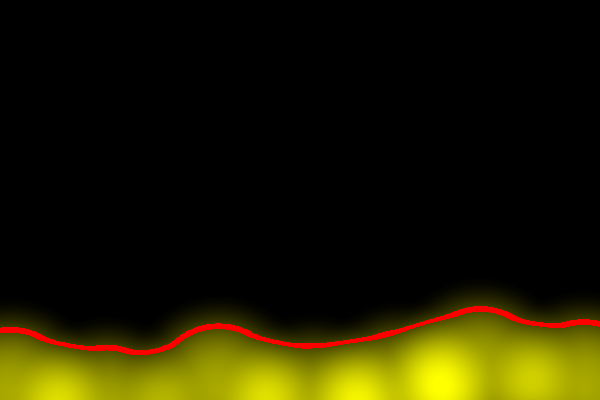
Frame 1 (no input)
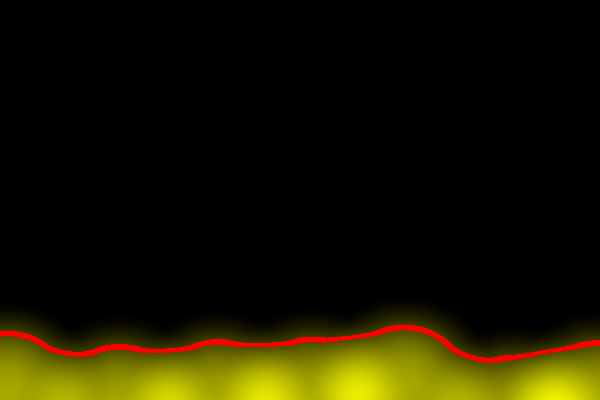
Frame 60 (the mouse pressed at the canvas centre just before this capture)
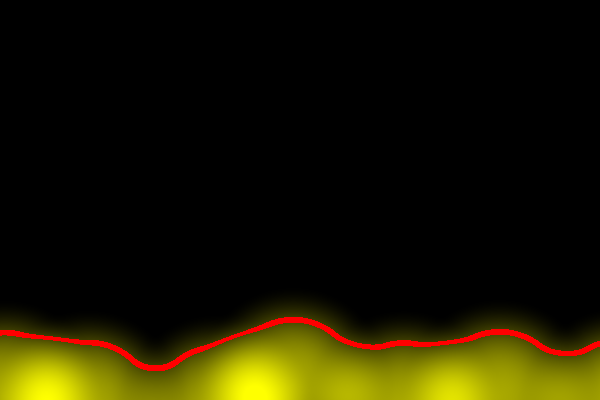
Frame 120 (the mouse held since frame 60 and released just before this capture)

The Processing sketch that drew these frames (run headless with seeded random() and noise(); from frame 60 on, the mouse is pressed at the canvas centre):

// Processing sketch: blob14
// ── blob14.pde
PImage Img;
float [][] Temperature;
float MinBlobVal = 0.01831564; 
Blob [] Wax;

void setup() {
   size(600, 400);
   Img = createImage(width, height, RGB);
   Temperature = new float[height][width];

   makeWax();
}

void draw() {
   zeroTemperature();
   for (int i=0; i<Wax.length; i++) {
     Wax[i].move();
     Wax[i].render();
   }
   
   Img.loadPixels();
   buildImage();
   Img.updatePixels();
   image(Img, 0, 0);
}

void makeWax() {
   int numColdBlobs = 1+int(width/100);
   Wax = new Blob[numColdBlobs];
   int xcenter = 0;
   for (int i=0; i<numColdBlobs; i++) {
      Wax[i] = new Blob(i*100, height, 100);
   }
}

void zeroTemperature() {
   for (int y=0; y<height; y++) {
      for (int x=0; x<width; x++) {
         Temperature[y][x] = 0;
      }
   }
}

void buildImage() {
   for (int y=0; y<height; y++) {
      for (int x=0; x<width; x++) {
         float midT = 0.4;
         float rangeT = 0.05;
         if (abs(Temperature[y][x] - midT) < rangeT) {
            Img.set(x, y, color(255, 0, 0));
         } else {
            float t = map(Temperature[y][x], 0, 1.5, 0, 255);
            Img.set(x, y, color(t, t, 0));
         }
      }
   }
}

class Blob {
   float cx, cy;   // blob center
   float r;        // blob radius
   float xangle, xinc, xrad;  // for wobbling blobs left-right
   float yangle, yinc, yrad;  // for wobbling blobs up-down
   float xorig, yorig;        // starting x and y

   Blob(float acx, float acy, float ar) {
      cx = acx;
      cy = acy;
      r = ar;
      startWobbles(radians(20)*random(-1, 1), r*random(0.1, 0.3),    
                   radians(20)*random(-1, 1), r*random(0.1, 0.3));
   }

   void startWobbles(float axinc, float axrad, float ayinc, float ayrad) {
      xangle = random(0, radians(360));
      yangle = random(0, radians(360));
      xinc = axinc;
      yinc = ayinc;
      xrad = axrad;
      yrad = ayrad;
      xorig = cx;
      yorig = cy;
   }
   
   void move() {
      cx = xorig + (xrad * cos(xangle));
      cy = yorig + (yrad * cos(yangle));
      xangle += xinc;
      yangle += yinc;
   }

   void render() {
      int lox = max(0, int(cx-r));
      int hix = min(width, int(cx+r));
      int loy = max(0, int(cy-r));
      int hiy = min(height, int(cy+r));
      for (int y=loy; y<hiy; y++) {
         for (int x=lox; x<hix; x++) { 
            float d2 = sq(x-cx)+sq(y-cy);
            if (d2 > r*r) continue;
            float d = sqrt(d2);
            float h = map(d, 0, r, 1, 0);
            float v = exp(-4*h*h);
            v = map(v, 1, MinBlobVal, 0, 1);  
            Temperature[y][x] += v;
         }
      }
   }
}
